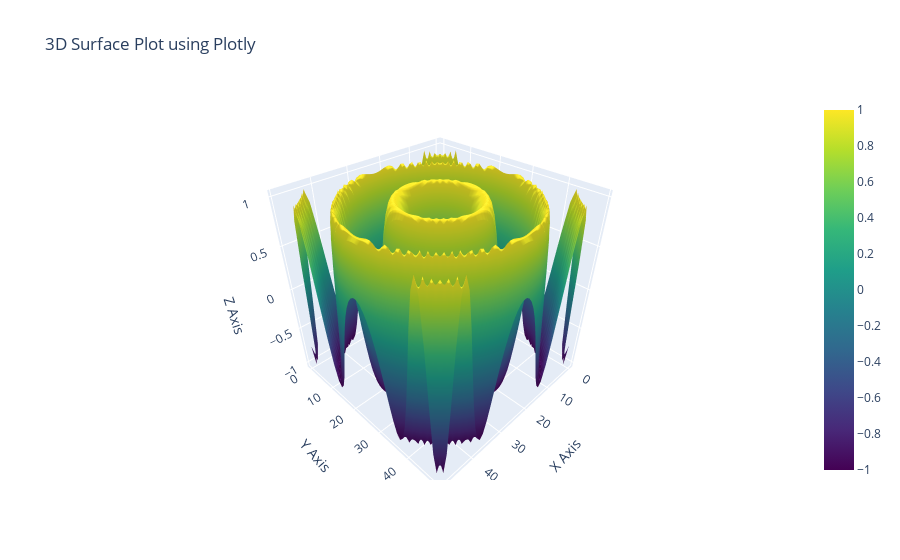

Notebook code for this chart:
### Code cell
import plotly.graph_objects as go
import numpy as np
from art import text2art

# Create data grid
x = np.linspace(-3, 3, 50)
y = np.linspace(-3, 3, 50)
x, y = np.meshgrid(x, y)

# Define surface
Z = np.sin(x**2 + y**2)

# Create figure
fig = go.Figure(data=[go.Surface(z=Z, colorscale='Viridis')])

fig.update_layout(
    title="3D Surface Plot using Plotly",
    scene=dict(
        xaxis_title="X Axis",
        yaxis_title="Y Axis",
        zaxis_title="Z Axis"
    )
)

# Show plot
fig.show()

### Figure 1 — Plotly figure (JSON) as saved in the notebook; plotly's stock layout.template omitted (floating-point values rounded to 4 significant figures; data arrays with more than 128 entries replaced by an {"elided": "..."} marker saying what was removed)
{"data": [{"colorscale": [[0, "#440154"], [0.1111, "#482878"], [0.2222, "#3e4989"], [0.3333, "#31688e"], [0.4444, "#26828e"], [0.5556, "#1f9e89"], [0.6667, "#35b779"], [0.7778, "#6ece58"], [0.8889, "#b5de2b"], [1, "#fde725"]], "type": "surface", "z": {"elided": "50x50 float values"}}], "layout": {"scene": {"xaxis": {"title": {"text": "X Axis"}}, "yaxis": {"title": {"text": "Y Axis"}}, "zaxis": {"title": {"text": "Z Axis"}}}, "title": {"text": "3D Surface Plot using Plotly"}}}
